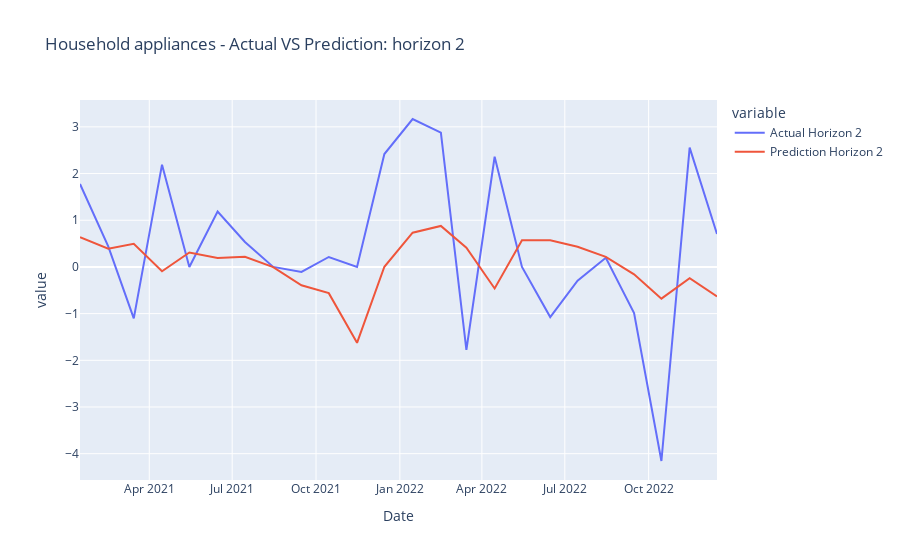
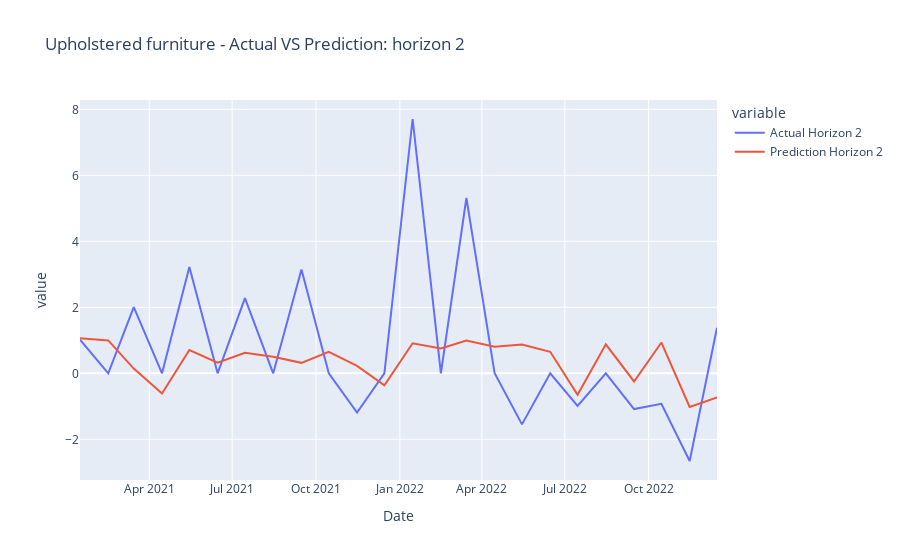
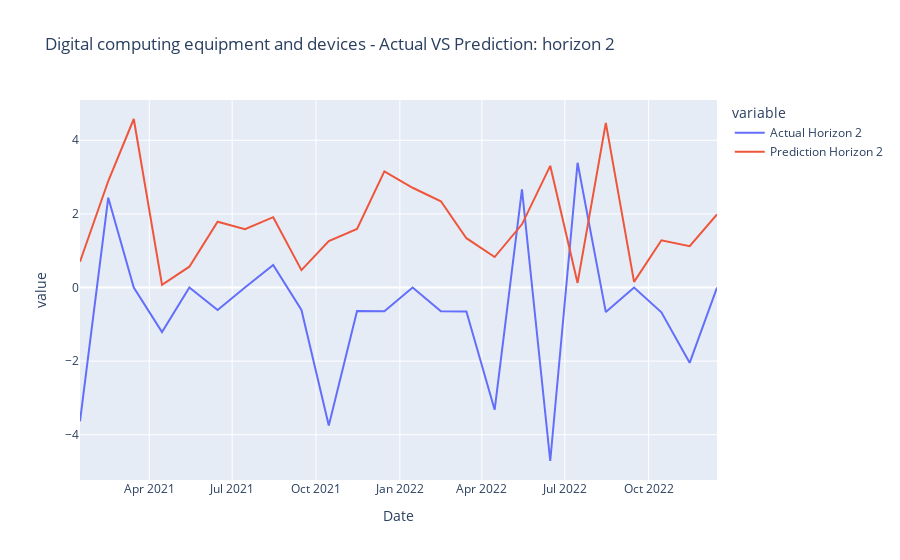
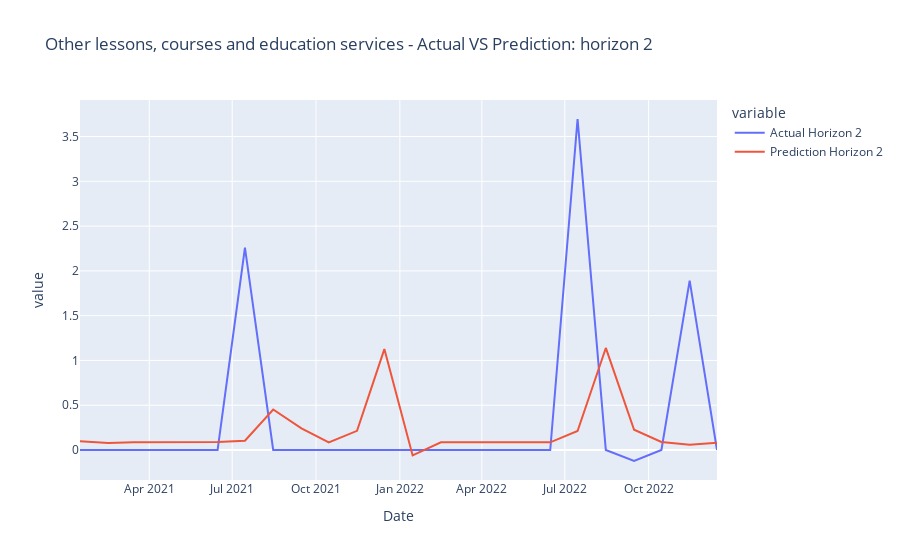

These figures' notebook cell, in order:
### Code cell
#categories = list(all_data_test_dict_hor_2.keys())
plot_results_horizon(all_data_test_dict_hor_2, categories, 2)

### Figure 1 — Plotly figure (JSON) as saved in the notebook; plotly's stock layout.template omitted (floating-point values rounded to 4 significant figures)
{"data": [{"hovertemplate": "variable=Actual Horizon 2<br>Date=%{x}<br>value=%{y}<extra></extra>", "legendgroup": "Actual Horizon 2", "line": {"color": "#636efa", "dash": "solid"}, "marker": {"symbol": "circle"}, "mode": "lines", "name": "Actual Horizon 2", "orientation": "v", "showlegend": true, "type": "scatter", "x": ["2021-01-15", "2021-02-15", "2021-03-15", "2021-04-15", "2021-05-15", "2021-06-15", "2021-07-15", "2021-08-15", "2021-09-15", "2021-10-15", "2021-11-15", "2021-12-15", "2022-01-15", "2022-02-15", "2022-03-15", "2022-04-15", "2022-05-15", "2022-06-15", "2022-07-15", "2022-08-15", "2022-09-15", "2022-10-15", "2022-11-15", "2022-12-15", null, null], "xaxis": "x", "y": [1.776, 0.4391, -1.101, 2.191, 0, 1.185, 0.5339, 0, -0.1066, 0.213, 0, 2.417, 3.168, 2.876, -1.775, 2.36, 0, -1.075, -0.2951, 0.1969, -0.9882, -4.157, 2.555, 0.7039, null, null], "yaxis": "y"}, {"hovertemplate": "variable=Prediction Horizon 2<br>Date=%{x}<br>value=%{y}<extra></extra>", "legendgroup": "Prediction Horizon 2", "line": {"color": "#EF553B", "dash": "solid"}, "marker": {"symbol": "circle"}, "mode": "lines", "name": "Prediction Horizon 2", "orientation": "v", "showlegend": true, "type": "scatter", "x": ["2021-01-15", "2021-02-15", "2021-03-15", "2021-04-15", "2021-05-15", "2021-06-15", "2021-07-15", "2021-08-15", "2021-09-15", "2021-10-15", "2021-11-15", "2021-12-15", "2022-01-15", "2022-02-15", "2022-03-15", "2022-04-15", "2022-05-15", "2022-06-15", "2022-07-15", "2022-08-15", "2022-09-15", "2022-10-15", "2022-11-15", "2022-12-15", null, null], "xaxis": "x", "y": [0.6363, 0.3924, 0.4966, -0.09425, 0.3086, 0.1925, 0.2192, -0.003471, -0.3931, -0.5619, -1.626, 0.004093, 0.7325, 0.8779, 0.4101, -0.461, 0.5702, 0.5717, 0.4333, 0.2142, -0.1584, -0.679, -0.2433, -0.6332, 0.6259, 0.933], "yaxis": "y"}], "layout": {"legend": {"title": {"text": "variable"}, "tracegroupgap": 0}, "title": {"text": "Household appliances - Actual VS Prediction: horizon 2"}, "xaxis": {"anchor": "y", "domain": [0, 1], "title": {"text": "Date"}}, "yaxis": {"anchor": "x", "domain": [0, 1], "title": {"text": "value"}}}}

### Figure 2 — Plotly figure (JSON) as saved in the notebook; plotly's stock layout.template omitted (floating-point values rounded to 4 significant figures)
{"data": [{"hovertemplate": "variable=Actual Horizon 2<br>Date=%{x}<br>value=%{y}<extra></extra>", "legendgroup": "Actual Horizon 2", "line": {"color": "#636efa", "dash": "solid"}, "marker": {"symbol": "circle"}, "mode": "lines", "name": "Actual Horizon 2", "orientation": "v", "showlegend": true, "type": "scatter", "x": ["2021-01-15", "2021-02-15", "2021-03-15", "2021-04-15", "2021-05-15", "2021-06-15", "2021-07-15", "2021-08-15", "2021-09-15", "2021-10-15", "2021-11-15", "2021-12-15", "2022-01-15", "2022-02-15", "2022-03-15", "2022-04-15", "2022-05-15", "2022-06-15", "2022-07-15", "2022-08-15", "2022-09-15", "2022-10-15", "2022-11-15", "2022-12-15", null, null], "xaxis": "x", "y": [1.017, 0, 2.004, 0, 3.221, 0, 2.279, 0, 3.143, 0, -1.19, 0, 7.706, 0, 5.312, 0, -1.548, 0, -0.9901, 0, -1.084, -0.9263, -2.658, 1.381, null, null], "yaxis": "y"}, {"hovertemplate": "variable=Prediction Horizon 2<br>Date=%{x}<br>value=%{y}<extra></extra>", "legendgroup": "Prediction Horizon 2", "line": {"color": "#EF553B", "dash": "solid"}, "marker": {"symbol": "circle"}, "mode": "lines", "name": "Prediction Horizon 2", "orientation": "v", "showlegend": true, "type": "scatter", "x": ["2021-01-15", "2021-02-15", "2021-03-15", "2021-04-15", "2021-05-15", "2021-06-15", "2021-07-15", "2021-08-15", "2021-09-15", "2021-10-15", "2021-11-15", "2021-12-15", "2022-01-15", "2022-02-15", "2022-03-15", "2022-04-15", "2022-05-15", "2022-06-15", "2022-07-15", "2022-08-15", "2022-09-15", "2022-10-15", "2022-11-15", "2022-12-15", null, null], "xaxis": "x", "y": [1.062, 0.9966, 0.143, -0.6114, 0.705, 0.3211, 0.624, 0.4998, 0.3171, 0.6499, 0.2233, -0.364, 0.9095, 0.7515, 0.9921, 0.8065, 0.8741, 0.6512, -0.6532, 0.8775, -0.2472, 0.932, -1.018, -0.7348, 0.6494, 1.248], "yaxis": "y"}], "layout": {"legend": {"title": {"text": "variable"}, "tracegroupgap": 0}, "title": {"text": "Upholstered furniture - Actual VS Prediction: horizon 2"}, "xaxis": {"anchor": "y", "domain": [0, 1], "title": {"text": "Date"}}, "yaxis": {"anchor": "x", "domain": [0, 1], "title": {"text": "value"}}}}

### Figure 3 — Plotly figure (JSON) as saved in the notebook; plotly's stock layout.template omitted (floating-point values rounded to 4 significant figures)
{"data": [{"hovertemplate": "variable=Actual Horizon 2<br>Date=%{x}<br>value=%{y}<extra></extra>", "legendgroup": "Actual Horizon 2", "line": {"color": "#636efa", "dash": "solid"}, "marker": {"symbol": "circle"}, "mode": "lines", "name": "Actual Horizon 2", "orientation": "v", "showlegend": true, "type": "scatter", "x": ["2021-01-15", "2021-02-15", "2021-03-15", "2021-04-15", "2021-05-15", "2021-06-15", "2021-07-15", "2021-08-15", "2021-09-15", "2021-10-15", "2021-11-15", "2021-12-15", "2022-01-15", "2022-02-15", "2022-03-15", "2022-04-15", "2022-05-15", "2022-06-15", "2022-07-15", "2022-08-15", "2022-09-15", "2022-10-15", "2022-11-15", "2022-12-15", null, null], "xaxis": "x", "y": [-3.637, 2.439, 0, -1.212, 0, -0.6116, 0, 0.6116, -0.6116, -3.75, -0.639, -0.6431, 0, -0.6473, -0.6515, -3.323, 2.667, -4.715, 3.39, -0.6689, 0, -0.6734, -2.048, 0, null, null], "yaxis": "y"}, {"hovertemplate": "variable=Prediction Horizon 2<br>Date=%{x}<br>value=%{y}<extra></extra>", "legendgroup": "Prediction Horizon 2", "line": {"color": "#EF553B", "dash": "solid"}, "marker": {"symbol": "circle"}, "mode": "lines", "name": "Prediction Horizon 2", "orientation": "v", "showlegend": true, "type": "scatter", "x": ["2021-01-15", "2021-02-15", "2021-03-15", "2021-04-15", "2021-05-15", "2021-06-15", "2021-07-15", "2021-08-15", "2021-09-15", "2021-10-15", "2021-11-15", "2021-12-15", "2022-01-15", "2022-02-15", "2022-03-15", "2022-04-15", "2022-05-15", "2022-06-15", "2022-07-15", "2022-08-15", "2022-09-15", "2022-10-15", "2022-11-15", "2022-12-15", null, null], "xaxis": "x", "y": [0.7023, 2.893, 4.579, 0.07086, 0.5659, 1.788, 1.586, 1.91, 0.4725, 1.261, 1.593, 3.155, 2.71, 2.343, 1.34, 0.8277, 1.717, 3.306, 0.124, 4.472, 0.1518, 1.284, 1.123, 1.986, 3.334, 1.468], "yaxis": "y"}], "layout": {"legend": {"title": {"text": "variable"}, "tracegroupgap": 0}, "title": {"text": "Digital computing equipment and devices - Actual VS Prediction: horizon 2"}, "xaxis": {"anchor": "y", "domain": [0, 1], "title": {"text": "Date"}}, "yaxis": {"anchor": "x", "domain": [0, 1], "title": {"text": "value"}}}}

### Figure 4 — Plotly figure (JSON) as saved in the notebook; plotly's stock layout.template omitted (floating-point values rounded to 4 significant figures)
{"data": [{"hovertemplate": "variable=Actual Horizon 2<br>Date=%{x}<br>value=%{y}<extra></extra>", "legendgroup": "Actual Horizon 2", "line": {"color": "#636efa", "dash": "solid"}, "marker": {"symbol": "circle"}, "mode": "lines", "name": "Actual Horizon 2", "orientation": "v", "showlegend": true, "type": "scatter", "x": ["2021-01-15", "2021-02-15", "2021-03-15", "2021-04-15", "2021-05-15", "2021-06-15", "2021-07-15", "2021-08-15", "2021-09-15", "2021-10-15", "2021-11-15", "2021-12-15", "2022-01-15", "2022-02-15", "2022-03-15", "2022-04-15", "2022-05-15", "2022-06-15", "2022-07-15", "2022-08-15", "2022-09-15", "2022-10-15", "2022-11-15", "2022-12-15", null, null], "xaxis": "x", "y": [0, 0, 0, 0, 0, 0, 2.259, 0, 0, 0, 0, 0, 0, 0, 0, 0, 0, 0, 3.696, 0, -0.1231, 0, 1.891, 0, null, null], "yaxis": "y"}, {"hovertemplate": "variable=Prediction Horizon 2<br>Date=%{x}<br>value=%{y}<extra></extra>", "legendgroup": "Prediction Horizon 2", "line": {"color": "#EF553B", "dash": "solid"}, "marker": {"symbol": "circle"}, "mode": "lines", "name": "Prediction Horizon 2", "orientation": "v", "showlegend": true, "type": "scatter", "x": ["2021-01-15", "2021-02-15", "2021-03-15", "2021-04-15", "2021-05-15", "2021-06-15", "2021-07-15", "2021-08-15", "2021-09-15", "2021-10-15", "2021-11-15", "2021-12-15", "2022-01-15", "2022-02-15", "2022-03-15", "2022-04-15", "2022-05-15", "2022-06-15", "2022-07-15", "2022-08-15", "2022-09-15", "2022-10-15", "2022-11-15", "2022-12-15", null, null], "xaxis": "x", "y": [0.09616, 0.07909, 0.08748, 0.08705, 0.08747, 0.08922, 0.1028, 0.4525, 0.2417, 0.08441, 0.2139, 1.127, -0.0604, 0.08543, 0.08543, 0.08533, 0.08515, 0.08574, 0.2119, 1.139, 0.2264, 0.09007, 0.05975, 0.08168, 0.2884, 0.08019], "yaxis": "y"}], "layout": {"legend": {"title": {"text": "variable"}, "tracegroupgap": 0}, "title": {"text": "Other lessons, courses and education services - Actual VS Prediction: horizon 2"}, "xaxis": {"anchor": "y", "domain": [0, 1], "title": {"text": "Date"}}, "yaxis": {"anchor": "x", "domain": [0, 1], "title": {"text": "value"}}}}
